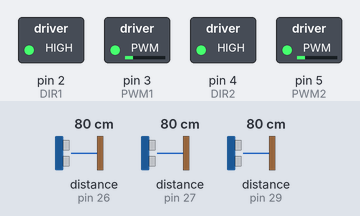
Bench run of a sketch on a simulated Arduino Mega 2560, built with avr-gcc and run on an emulated ATmega2560. On the bench: switched loads named in the sketch (green lamp = pin HIGH). Wiring (inferred from the names in the program): ultrasonic range finder: trigger pin 24; echo pin 26. The test bench sets the inputs (shaded band); at power-on: distance to the obstacle (sensors on pin 26, pin 27, pin 29) 80 cm. The echo pulse lasts 58.3 µs per cm; pins used as bus, display or sensor lines are not drawn.

Above: at 1.2 s.
1.3 s: distance to the obstacle (sensor on pin 26) set to 28 cm
2.8 s: distance to the obstacle (sensor on pin 26) set to 23 cm
At 3.3 s:
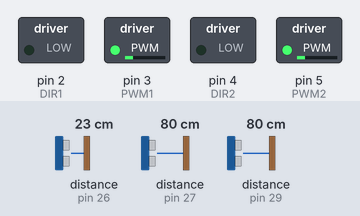
4.4 s: distance to the obstacle (sensor on pin 26) set to 35 cm
At 6.6 s:
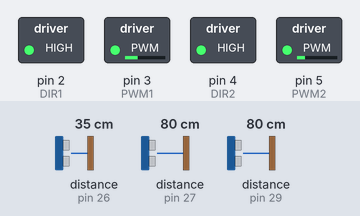
7.4 s: distance to the obstacle (sensor on pin 26) set to 2 cm
At 7.48 s:
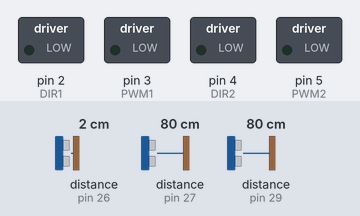
Timing chart, 0 to 10.0 s (numbered marks = the images above; inputs shaded):
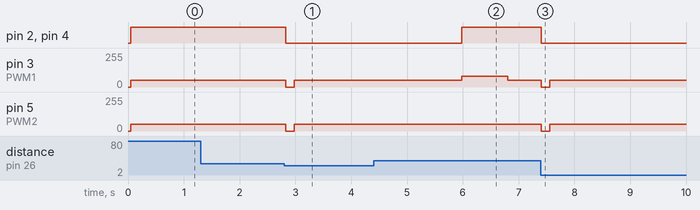

The sketch:

USsensor1121.ino
```cpp
#define DIR1 2
#define PWM1 3
#define DIR2 4
#define PWM2 5     //Driving motors


#define TRIG_F 24
#define ECHO_F 26
#define TRIG_R 25
#define ECHO_R 27
#define TRIG_L 28
#define ECHO_L 29


void setup() {
  pinMode(DIR1, OUTPUT);
  pinMode(PWM1, OUTPUT);
  pinMode(DIR2, OUTPUT);
  pinMode(PWM2, OUTPUT);

  pinMode(TRIG_F,OUTPUT);
  pinMode(ECHO_F,INPUT);
  pinMode(TRIG_R,OUTPUT);
  pinMode(ECHO_R,INPUT);
  pinMode(TRIG_L,OUTPUT);
  pinMode(ECHO_L,INPUT);
}

void loop() {
  int cm = f_getStableDistanceCM();
  long leftDistance = 0;
  long rightDistance = 0;
  if(Serial.available()){
    Serial.println(cm);
  }


  //25cm이내에 벽이 있다면 아래의 코드를 실행합니다.
  if (cm < 25) {
    //0.5초간 정지합니다.
    stop();
    delay(50);
    leftDistance = l_getStableDistanceCM();
    rightDistance = r_getStableDistanceCM();


    //  0.3초간 후진합니다.
    back();
    delay(3000);
    /*
     왼쪽이 오른쪽보다 크다면 0.5초간 좌회전하며,
     아니라면(작다면)  0.5초간 우회전합니다.
     */
    if (leftDistance > rightDistance) left();
    else right();

    delay(800);
    //   25cm이내에 벽이 없다면 전진합니다.
  }
  else {
    forward();
  }

}


/**
   전방 거리측정(CM)
   초음파센서를 이용해서 벽까지의 거리(mm)를 구합니다.
*/
float f_getDistanceCM() {
  digitalWrite(ECHO_F, LOW);
  digitalWrite(TRIG_F, LOW);
  delayMicroseconds(2);
  digitalWrite(TRIG_F, HIGH);
  delayMicroseconds(10);
  digitalWrite(TRIG_F, LOW);

  //    거리값을 저장합니다.
  float f_distance = pulseIn(ECHO_F, HIGH)  / 29.0 / 2.0;

  return f_distance;
}
/**
   전방 신뢰할 수 있는 거리측정(CM)
   초음파센서를 여러번 나누어 신뢰할 수 있는 거리값을 구합니다.
   주의: 초음파센서 등 많은 측정 센서들의 경우, 중간에 값의 오차가 발생하는 경우로 인해 오동작을 유발하므로, 여러번 측정 후 평균값을 구하는 방식으로 개선하여 사용합니다.
   만약 다음과 같이 해도 허공에서 물체를 감지하는 등의 문제가 발생한다면 10이 아닌 다른 수로 변경하시어 테스트하셔도 됩니다.
*/
float f_getStableDistanceCM() {
  int fCmSum = 0;

  for (int i = 0; i < 10; i++) {
    fCmSum += f_getDistanceCM();
  }


  return fCmSum / 10;


}

/**
   우측 거리측정(CM)
   초음파센서를 이용해서 벽까지의 거리(mm)를 구합니다.
*/
float r_getDistanceCM() {
  digitalWrite(ECHO_R, LOW);
  digitalWrite(TRIG_R, LOW);
  delayMicroseconds(2);
  digitalWrite(TRIG_R, HIGH);
  delayMicroseconds(10);
  digitalWrite(TRIG_R, LOW);

  //    거리값을 저장합니다.
  float r_distance = pulseIn(ECHO_R, HIGH)  / 29.0 / 2.0;

  return r_distance;
}
/**
   우측 신뢰할 수 있는 거리측정(CM)
   초음파센서를 여러번 나누어 신뢰할 수 있는 거리값을 구합니다.
   주의: 초음파센서 등 많은 측정 센서들의 경우, 중간에 값의 오차가 발생하는 경우로 인해 오동작을 유발하므로, 여러번 측정 후 평균값을 구하는 방식으로 개선하여 사용합니다.
   만약 다음과 같이 해도 허공에서 물체를 감지하는 등의 문제가 발생한다면 10이 아닌 다른 수로 변경하시어 테스트하셔도 됩니다.
*/
float r_getStableDistanceCM() {
  int rCmSum = 0;

  for (int i = 0; i < 10; i++) {
    rCmSum += r_getDistanceCM();
  }

  return rCmSum / 10;
}


/**
   좌측 거리측정(CM)
   초음파센서를 이용해서 벽까지의 거리(mm)를 구합니다.
*/
float l_getDistanceCM() {
  digitalWrite(ECHO_L, LOW);
  digitalWrite(TRIG_L, LOW);
  delayMicroseconds(2);
  digitalWrite(TRIG_L, HIGH);
  delayMicroseconds(10);
  digitalWrite(TRIG_L, LOW);

  //    거리값을 저장합니다.
  float l_distance = pulseIn(ECHO_L, HIGH)  / 29.0 / 2.0;

  return l_distance;
}
/**
   좌측 신뢰할 수 있는 거리측정(CM)
   초음파센서를 여러번 나누어 신뢰할 수 있는 거리값을 구합니다.
   주의: 초음파센서 등 많은 측정 센서들의 경우, 중간에 값의 오차가 발생하는 경우로 인해 오동작을 유발하므로, 여러번 측정 후 평균값을 구하는 방식으로 개선하여 사용합니다.
   만약 다음과 같이 해도 허공에서 물체를 감지하는 등의 문제가 발생한다면 10이 아닌 다른 수로 변경하시어 테스트하셔도 됩니다.
*/
float l_getStableDistanceCM() {
  int lCmSum = 0;

  for (int i = 0; i < 10; i++) {
    lCmSum += l_getDistanceCM();
  }

  return lCmSum / 10;
}


/**
   RC카 전진
   왼쪽,오른쪽 모터를 정회전하여 전진합니다.
*/
void forward() {

  //왼쪽모터 정회전
  digitalWrite(DIR1, HIGH);
  analogWrite(PWM1, 50);

  //오른쪽모터 정회전
  digitalWrite(DIR2,HIGH);
  analogWrite(PWM2, 50);
}

/**
   RC카 후진
   왼쪽,오른쪽 모터를 역회전하여 후진합니다.
*/

void back() {
  //왼쪽모터 역회전
  digitalWrite(DIR1, LOW);
  analogWrite(PWM1, 50);

  //오른쪽모터 역회전
  digitalWrite(DIR2,LOW);
  analogWrite(PWM2, 50);
}

/**
   RC카 좌회전
   오른쪽 모터를 정회전, 왼쪽모터를 정지하여 좌회전합니다.
*/
void left() {
  //왼쪽모터 기본속도
  digitalWrite(DIR1, HIGH);
  analogWrite(PWM1, 50);

  //오른쪽모터 PID만큼 빠르게?
  digitalWrite(DIR2, HIGH);
  analogWrite(PWM2, 80);//숫자조절 필요
}

/**
   RC카 우회전
   오른쪽 모터를 정지, 왼쪽 모터를 정회전하여 우회전합니다.
*/

void right() {
 //왼쪽모터 PID만큼 빠르게?
  digitalWrite(DIR1, HIGH);
  analogWrite(PWM1, 80);//숫자조절 필요

  //오른쪽모터 기본속도
  digitalWrite(DIR2, HIGH);
  analogWrite(PWM2, 50);
}

/**
   RC카 정지
   오른쪽,왼쪽모터를 모두 정지합니다.
*/
void stop() {
  //왼쪽모터 정지
  analogWrite(DIR1, 0);
  analogWrite(PWM1, 0);
  //오른쪽모터 정지
  analogWrite(DIR2, 0);
  analogWrite(PWM2, 0);
}
```

Measured:
- the behaviour switches between 26 and 25 cm on distance to the obstacle (sensor on pin 26) (found by bisection; images 0 and 1)
- after the input at 1.3 s, every drawn part: stays the same
- after the input at 2.8 s, pin 2 (DIR1), pin 4 (DIR2): HIGH → LOW at once; pin 3 (PWM1), pin 5 (PWM2): 50/255 → 0/255 at once, → 50/255 0.15 s later
- after the input at 4.4 s, pin 2 (DIR1), pin 4 (DIR2): goes on until 6.0 s, then stays HIGH; pin 5 (PWM2): stays 50/255 (without the input it goes to 0/255 after 2.4 s)
- after the input at 7.4 s, pin 2 (DIR1), pin 4 (DIR2): HIGH → LOW at once; pin 3 (PWM1), pin 5 (PWM2): 50/255 → 0/255 at once, → 50/255 0.15 s later
